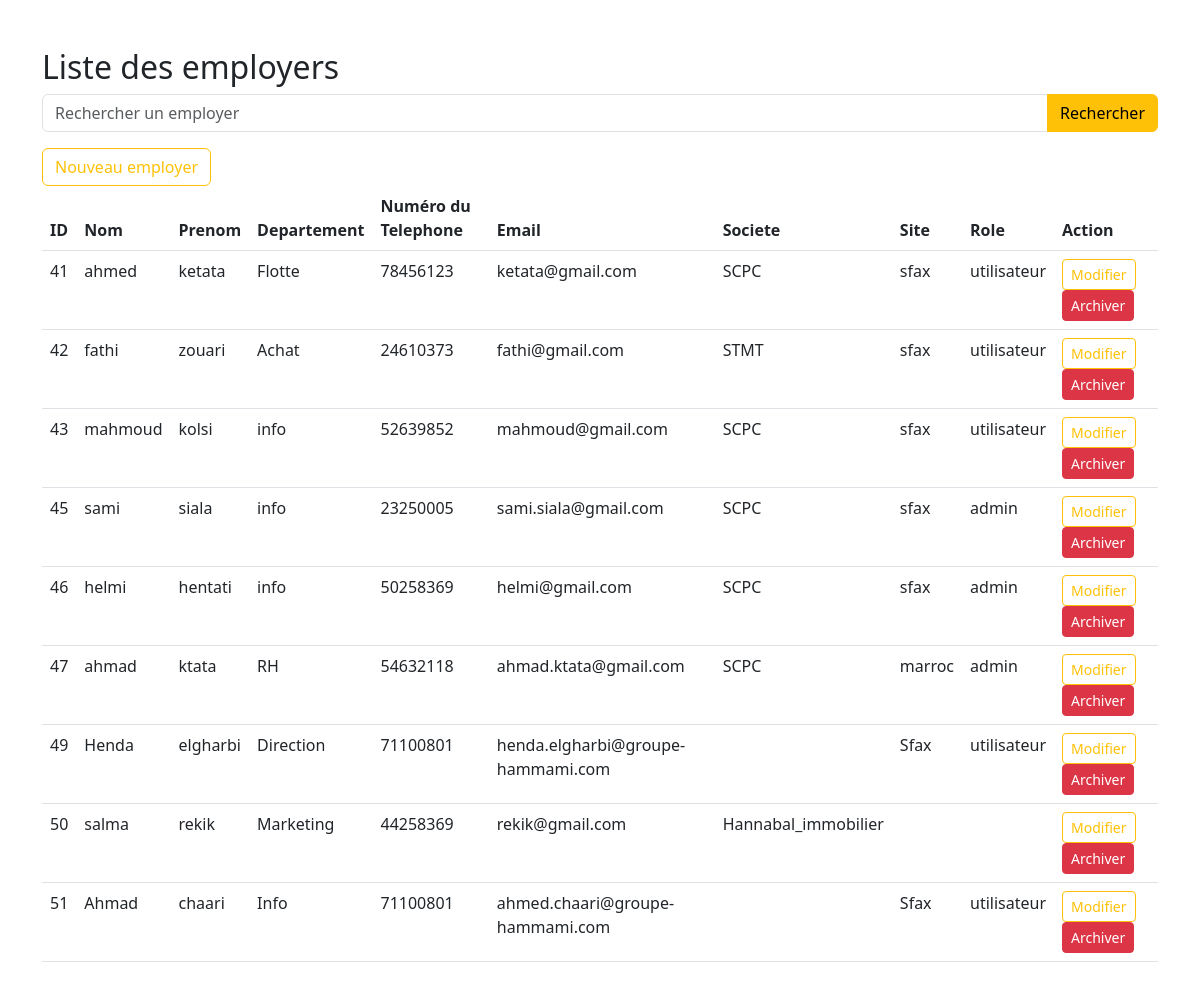
The page / on the database its author committed.
### tables this page shows
CREATE TABLE `users` (
  `id` int(11) NOT NULL,
  `nom` varchar(100) NOT NULL,
  `prenom` varchar(200) NOT NULL,
  `dep` varchar(255) NOT NULL,
  `numtel` int(8) NOT NULL,
  `email` varchar(255) DEFAULT NULL,
  `societe` varchar(200) DEFAULT NULL,
  `site` varchar(255) NOT NULL,
  `role` varchar(255) NOT NULL
);

### index.php (the view, shortened to what this page needs)
<!DOCTYPE html>
<html lang="en">
<head>
    <link rel="stylesheet" href="https://cdn.jsdelivr.net/npm/bootstrap@5.3.0/dist/css/bootstrap.min.css">
</head>
<body background="https://wallpaperaccess.com/full/2910358.jpg">
    <div class="container my-5">
        <h2>
            Liste des employers
        </h2>
        <form action="" method="GET">
            <div class="input-group mb-3">
                <input type="text" class="form-control" name="recherche" placeholder="Rechercher un employer">
                <button type="submit" class="btn btn-warning">Rechercher</button>
            </div>
        </form>
        <a class="btn btn-outline-warning" href="create.php" role="button">Nouveau employer</a>
        <br>
        <table class="table">
            <thead>
                <tr>
                    <th>ID</th>
                    <th>Nom</th>
                    <th>Prenom</th>
                    <th>Departement</th>
                    <th>Numéro du Telephone</th>
                    <th>Email</th>
                    <th>Societe</th>
                    <th>Site</th>
                    <th>Role</th>
                    <th>Action</th>
                </tr>
            </thead>
            <tbody>
                <?php
                $servername = "db";
                $username = "stage";
                $password = "password";
                $database = "stage";
                $connection = new mysqli($servername, $username, $password, $database);
                $sql = "SELECT * FROM users";
                $result = $connection->query($sql);
                while ($row = $result->fetch_assoc()) {
                    echo "
                    <tr>
                    <td>$row[id]</td>
                    <td>$row[nom]</td>
                    <td>$row[prenom]</td>
                    <td>$row[dep]</td>
                    <td>$row[numtel]</td>
                    <td>$row[email]</td>
                    <td>$row[societe]</td>
                    <td>$row[site]</td>
                    <td>$row[role]</td>
                    <td>
                        <a class='btn btn-outline-warning btn-sm' href='modifier.php?id=$row[id]'>Modifier</a>
                        <a class='btn btn-danger btn-sm' href='supprimer.php?id=$row[id]'>Archiver</a>
                    </td>
                </tr>";
                }
                ?>
            </tbody>
        </table>
    </div>
</body>
</html>

### rows shown on the page
users: id "41", nom "ahmed", prenom "ketata", dep "Flotte", numtel "78456123", email "ketata@gmail.com", societe "SCPC", site "sfax", role "utilisateur"
users: id "42", nom "fathi", prenom "zouari", dep "Achat", numtel "24610373", email "fathi@gmail.com", societe "STMT", site "sfax", role "utilisateur"
users: id "43", nom "mahmoud", prenom "kolsi", dep "info", numtel "52639852", email "mahmoud@gmail.com", societe "SCPC", site "sfax", role "utilisateur"
users: id "45", nom "sami", prenom "siala", dep "info", numtel "23250005", email "sami.siala@gmail.com", societe "SCPC", site "sfax", role "admin"
users: id "46", nom "helmi", prenom "hentati", dep "info", numtel "50258369", email "helmi@gmail.com", societe "SCPC", site "sfax", role "admin"
users: id "47", nom "ahmad", prenom "ktata", dep "RH", numtel "54632118", email "ahmad.ktata@gmail.com", societe "SCPC", site "marroc", role "admin"
users: id "49", nom "Henda", prenom "elgharbi", dep "Direction", numtel "71100801", email "henda.elgharbi@groupe-hammami.com", site "Sfax", role "utilisateur"
users: id "50", nom "salma", prenom "rekik", dep "Marketing", numtel "44258369", email "rekik@gmail.com", societe "Hannabal_immobilier"
users: id "51", nom "Ahmad", prenom "chaari", dep "Info", numtel "71100801", email "ahmed.chaari@groupe-hammami.com", site "Sfax", role "utilisateur"
